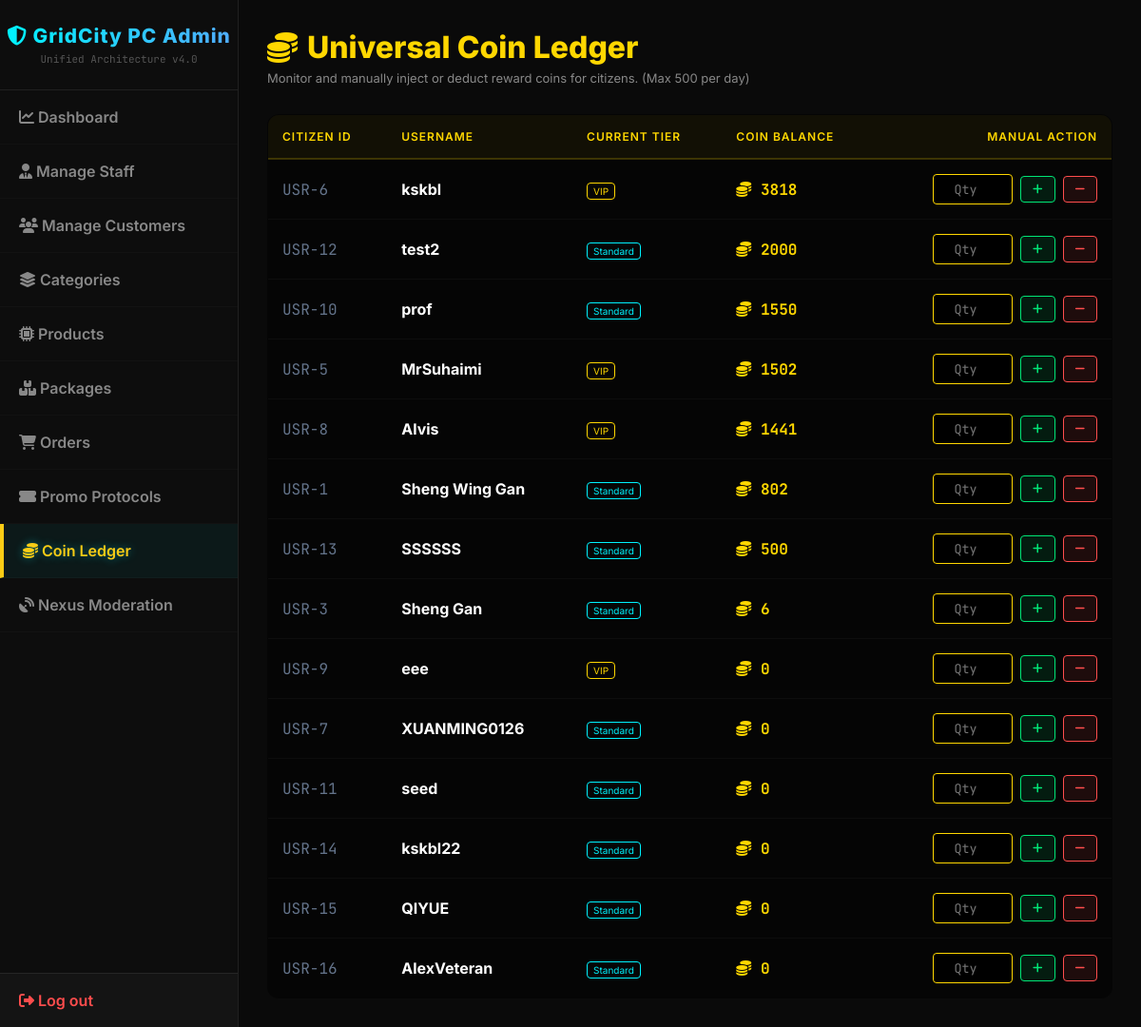
/manage_coins.php (signed in), run on an earlier commit of the app's database.
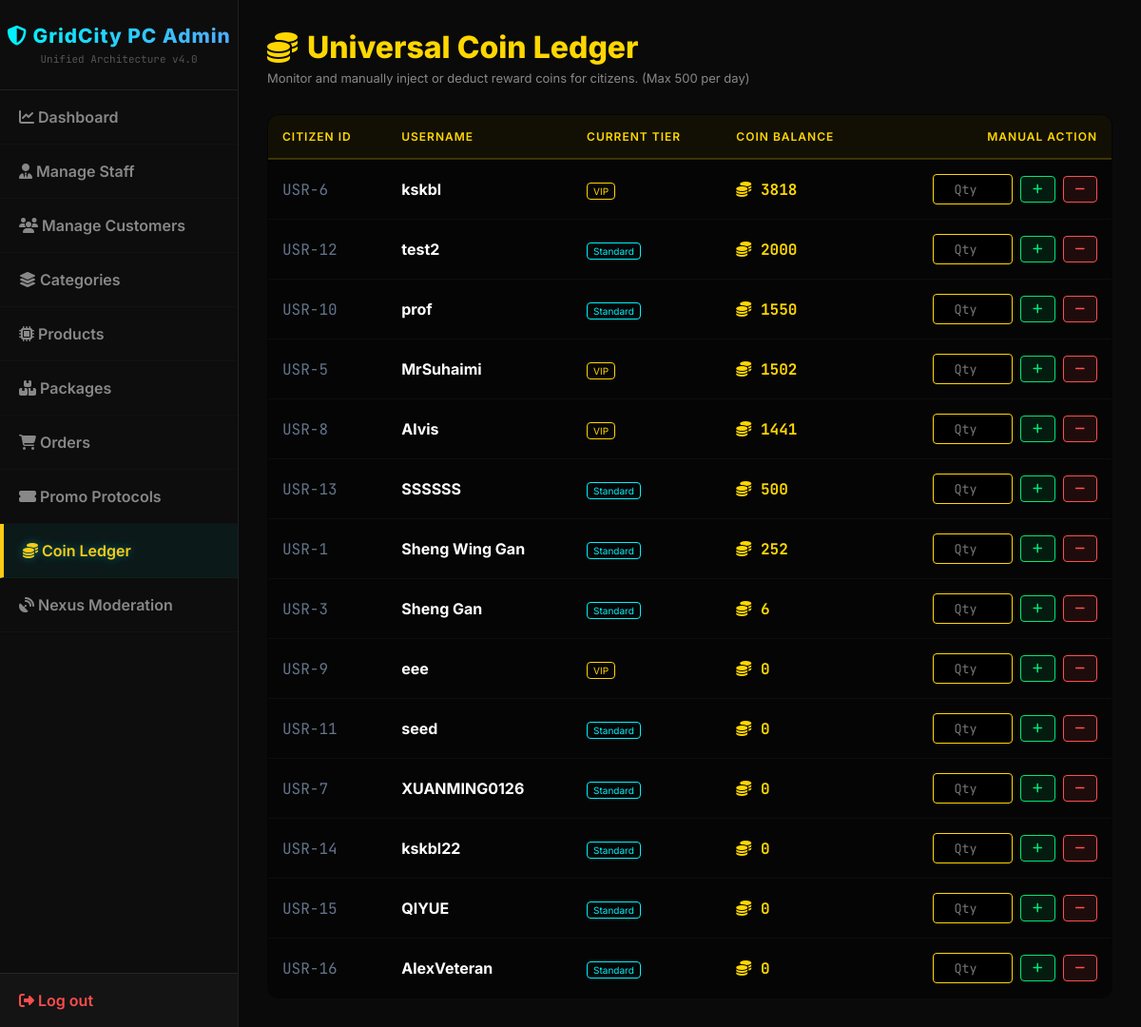
And on a later commit of the database.
### tables this page shows
CREATE TABLE `customers` (
  `customer_id` int(11) NOT NULL,
  `username` varchar(150) DEFAULT NULL,
  `first_name` varchar(50) DEFAULT NULL,
  `last_name` varchar(50) DEFAULT NULL,
  `email` varchar(100) NOT NULL,
  `password` varchar(255) NOT NULL,
  `phone_number` varchar(20) DEFAULT NULL,
  `birthday` date DEFAULT NULL,
  `wallet_balance` decimal(10,2) NOT NULL DEFAULT 0.00,
  `reward_coins` int(11) NOT NULL DEFAULT 0,
  `lifetime_coins` int(11) DEFAULT 0,
  `membership_tier` varchar(20) DEFAULT 'Standard',
  `vip_expiry_date` datetime DEFAULT NULL,
  `auto_renew` tinyint(1) DEFAULT 0,
  `default_shipping_address` text DEFAULT NULL,
  `account_status` varchar(20) DEFAULT 'Active',
  `reset_token` varchar(6) DEFAULT NULL,
  `reset_token_expire` datetime DEFAULT NULL,
  `pref_gamer` int(11) DEFAULT 0,
  `pref_creator` int(11) DEFAULT 0,
  `pref_student` int(11) DEFAULT 0,
  `pref_enthusiast` int(11) DEFAULT 0,
  `created_at` datetime DEFAULT current_timestamp(),
  `status` varchar(50) NOT NULL DEFAULT 'Active',
  `daily_coins_added` int(11) DEFAULT 0,
  `daily_coins_deducted` int(11) DEFAULT 0,
  `last_coin_update` date DEFAULT NULL,
  `last_login` datetime DEFAULT current_timestamp()
);

### manage_coins.php (the view, shortened to what this page needs)
<!DOCTYPE html>
<html lang="en">
<head>
    <link rel="stylesheet" href="https://cdnjs.cloudflare.com/ajax/libs/font-awesome/6.4.0/css/all.min.css">
    <link rel="stylesheet" href="css/admin_style.css">
</head>
<body>
    <div class="admin-container">
      <?php include 'admin_sidebar.php'; ?>
        <div class="admin-content" style="padding: 30px;">
            <header class="admin-header" style="margin-bottom: 30px;">
                <h2 style="color: #ffd700; margin:0;"><i class="fas fa-coins"></i> Universal Coin Ledger</h2>
                <p style="color:#888; font-size:13px; margin-top:5px;">Monitor and manually inject or deduct reward coins for citizens. (Max 500 per day)</p>
            </header>
            <table class="cyber-table">
                <thead>
                    <tr>
                        <th>Citizen ID</th>
                        <th>Username</th>
                        <th>Current Tier</th>
                        <th>Coin Balance</th>
                        <th style="text-align: right;">Manual Action</th>
                    </tr>
                </thead>
                <tbody>
                    <?php
                    $res = $conn->query("SELECT customer_id, username, membership_tier, reward_coins FROM customers ORDER BY reward_coins DESC");
                    while ($row = $res->fetch_assoc()) {
                        $tier_color = ($row['membership_tier'] == 'VIP') ? '#ffd700' : '#00f2fe';
                        echo "<tr>";
                        echo "<td style='color:#64748b; font-family: JetBrains Mono;'>USR-{$row['customer_id']}</td>";
                        echo "<td><strong>{$row['username']}</strong></td>";
                        echo "<td><span style='color:{$tier_color}; border:1px solid {$tier_color}; padding:2px 6px; border-radius:4px; font-size:10px;'>{$row['membership_tier']}</span></td>";
                        echo "<td style='color:#ffd700; font-family: JetBrains Mono; font-weight:bold; font-size:16px;'><i class='fas fa-coins'></i> {$row['reward_coins']}</td>";
                        echo "<td style='text-align: right;'>
                                <form method='POST' style='display:flex; justify-content:flex-end; gap:8px; align-items:center;'>
                                    <input type='hidden' name='customer_id' value='{$row['customer_id']}'>
                                    <input type='number' name='coin_amount' class='coin-input' placeholder='Qty' min='1' max='500' required>
                                    <button type='submit' name='action' value='add' class='btn-add' title='Inject Coins'><i class='fas fa-plus'></i></button>
                                    <button type='submit' name='action' value='deduct' class='btn-deduct' title='Deduct Coins'><i class='fas fa-minus'></i></button>
                                </form>
                              </td>";
                        echo "</tr>";
                    }
                    ?>
                </tbody>
            </table>
        </div>
    </div>
</body>
</html>

What changed in the data, as far as the page shows it:
shown differently, row unchanged: customers "SSSSSS": moves up the list
changed customers "Sheng Wing Gan": reward_coins "802" → "252"
shown differently, row unchanged: customers "seed": moves up the list
